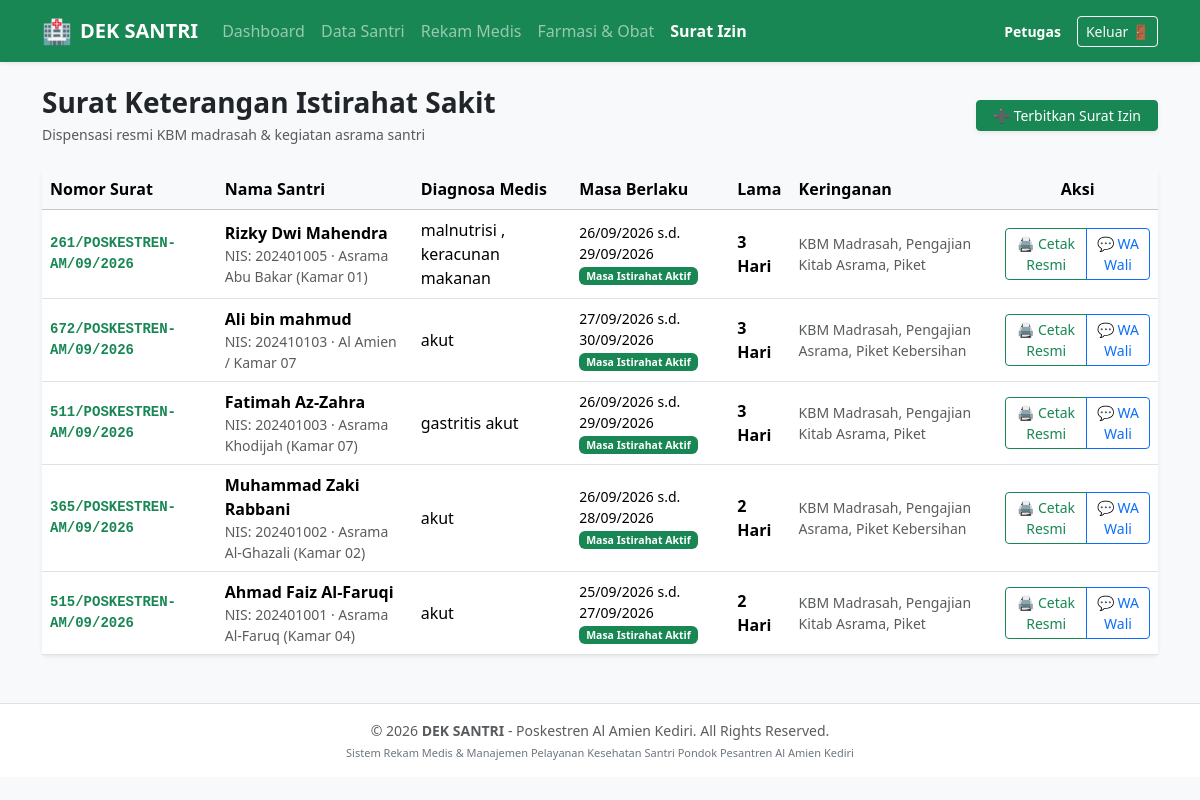
Page /surat_izin.php on the committed database.
### tables this page shows
CREATE TABLE `surat_izin_sakit` (
  `id_surat` int(11) NOT NULL,
  `nomor_surat` varchar(50) NOT NULL,
  `id_rm` int(11) NOT NULL,
  `id_santri` int(11) NOT NULL,
  `tanggal_mulai` date NOT NULL,
  `tanggal_selesai` date NOT NULL,
  `jumlah_hari` int(11) NOT NULL,
  `keringanan` text NOT NULL,
  `petugas_pemberi_izin` varchar(100) NOT NULL,
  `catatan` text DEFAULT NULL
);

CREATE TABLE `santri` (
  `id_santri` int(11) NOT NULL,
  `nis` varchar(20) NOT NULL,
  `nama_lengkap` varchar(120) NOT NULL,
  `jenis_kelamin` enum('L','P') NOT NULL,
  `tempat_lahir` varchar(60) NOT NULL,
  `tanggal_lahir` date NOT NULL,
  `asrama` varchar(100) NOT NULL,
  `komplek` enum('Putra','Putri') NOT NULL,
  `kelas` varchar(50) NOT NULL,
  `golongan_darah` enum('A','B','AB','O','Belum Tahu') DEFAULT 'Belum Tahu',
  `berat_badan` decimal(5,2) DEFAULT 0.00,
  `tinggi_badan` decimal(5,2) DEFAULT 0.00,
  `riwayat_alergi` text DEFAULT NULL,
  `riwayat_penyakit_khusus` text DEFAULT NULL,
  `nama_wali` varchar(100) NOT NULL,
  `no_hp_wali` varchar(20) NOT NULL,
  `alamat_asal` text NOT NULL,
  `status` enum('Aktif','Alumni','Cuti Sakit') DEFAULT 'Aktif',
  `created_at` timestamp NOT NULL DEFAULT current_timestamp()
);

CREATE TABLE `rekam_medis` (
  `id_rm` int(11) NOT NULL,
  `nomor_rm` varchar(30) NOT NULL,
  `id_santri` int(11) NOT NULL,
  `id_petugas` int(11) DEFAULT NULL,
  `tanggal_kunjungan` datetime NOT NULL DEFAULT current_timestamp(),
  `keluhan_utama` text NOT NULL,
  `anamnesa` text NOT NULL,
  `tekanan_darah` varchar(20) DEFAULT NULL,
  `berat_badan` decimal(5,2) DEFAULT 0.00,
  `tinggi_badan` decimal(5,2) DEFAULT 0.00,
  `imt` decimal(4,1) DEFAULT 0.0,
  `status_gizi` varchar(50) DEFAULT NULL,
  `suhu_tubuh` decimal(4,1) NOT NULL,
  `nadi` int(11) DEFAULT NULL,
  `laju_nafas` int(11) DEFAULT NULL,
  `berat_badan_kunjungan` decimal(5,2) DEFAULT NULL,
  `diagnosis_utama` varchar(150) NOT NULL,
  `kode_icd10` varchar(10) DEFAULT NULL,
  `tindakan_medis` enum('Rawat Jalan','Istirahat di Asrama','Rawat Inap Poskestren','Rujuk ke Puskesmas','Rujuk ke Rumah Sakit') NOT NULL,
  `durasi_istirahat_hari` int(11) DEFAULT 0,
  `lokasi_rujukan` varchar(100) DEFAULT NULL,
  `catatan_edukasi` text DEFAULT NULL,
  `status_pemeriksaan` enum('Selesai','Observasi','Dirujuk') DEFAULT 'Selesai',
  `created_at` timestamp NOT NULL DEFAULT current_timestamp()
);

### surat_izin.php (the view, shortened to what this page needs)
<?php
require_once 'config.php';
$stmt = $pdo->query("
    SELECT sis.*, s.nama_lengkap, s.nis, s.asrama, s.kelas, s.no_hp_wali, rm.diagnosis_utama
    FROM surat_izin_sakit sis
    JOIN santri s ON sis.id_santri = s.id_santri
    LEFT JOIN rekam_medis rm ON sis.id_rm = rm.id_rm
    ORDER BY sis.id_surat DESC
");
$daftarSurat = $stmt->fetchAll();
?>
<!DOCTYPE html>
<html lang="id">
<head>
    <link href="https://cdn.jsdelivr.net/npm/bootstrap@5.3.3/dist/css/bootstrap.min.css" rel="stylesheet">
</head>
<body class="bg-light">
<?php renderNavbar('surat_izin'); ?>
<main class="container my-4">
    <div class="d-flex flex-wrap justify-content-between align-items-center mb-4">
        <div>
            <h1 class="h3 fw-bold text-dark mb-1">Surat Keterangan Istirahat Sakit</h1>
            <p class="text-muted small mb-0">Dispensasi resmi KBM madrasah & kegiatan asrama santri</p>
        </div>
        <button type="button" class="btn btn-success btn-sm px-3 shadow-sm" data-bs-toggle="modal" data-bs-target="#modalTambahSurat">
            ➕ Terbitkan Surat Izin
        </button>
    </div>
    <div class="card shadow-sm border-0">
        <div class="card-body p-0">
            <div class="table-responsive">
                <table class="table table-hover align-middle mb-0">
                    <thead class="table-light">
                        <tr>
                            <th>Nomor Surat</th>
                            <th>Nama Santri</th>
                            <th>Diagnosa Medis</th>
                            <th>Masa Berlaku</th>
                            <th>Lama</th>
                            <th>Keringanan</th>
                            <th class="text-center">Aksi</th>
                        </tr>
                    </thead>
                    <tbody>
                        <?php if (empty($daftarSurat)): ?>
                            <tr><td colspan="7" class="text-center py-4 text-muted">Belum ada surat izin yang diterbitkan.</td></tr>
                        <?php else: foreach ($daftarSurat as $s):
                            $isExpired = date('Y-m-d') > $s['tanggal_selesai'];
                        ?>
                            <tr>
                                <td class="font-monospace small fw-bold text-success">
                                    <?= htmlspecialchars($s['nomor_surat']) ?>
                                </td>
                                <td>
                                    <div class="fw-bold"><?= htmlspecialchars($s['nama_lengkap']) ?></div>
                                    <div class="small text-muted">NIS: <?= htmlspecialchars($s['nis']) ?> · <?= htmlspecialchars($s['asrama']) ?></div>
                                </td>
                                <td><?= htmlspecialchars($s['diagnosis_utama'] ?: 'Pemeriksaan Poskestren') ?></td>
                                <td class="small">
                                    <div><?= date('d/m/Y', strtotime($s['tanggal_mulai'])) ?> s.d. <?= date('d/m/Y', strtotime($s['tanggal_selesai'])) ?></div>
                                    <span class="badge <?= $isExpired ? 'bg-secondary' : 'bg-success' ?>">
                                        <?= $isExpired ? 'Selesai' : 'Masa Istirahat Aktif' ?>
                                    </span>
                                </td>
                                <td class="fw-bold"><?= $s['jumlah_hari'] ?> Hari</td>
                                <td class="small text-muted"><?= htmlspecialchars($s['keringanan']) ?></td>
                                <td class="text-center">
                                    <div class="btn-group btn-group-sm">
                                        <a href="cetak_surat.php?id_rm=<?= $s['id_rm'] ?>" target="_blank" class="btn btn-outline-success">
                                            🖨️ Cetak Resmi
                                        </a>
                                        <?php if ($s['no_hp_wali']): ?>
                                            <a href="https://wa.me/<?= preg_replace('/[^0-9]/', '', $s['no_hp_wali']) ?>" target="_blank" class="btn btn-outline-primary" title="Hubungi Wali Santri">
                                                💬 WA Wali
                                            </a>
                                        <?php endif; ?>
                                    </div>
                                </td>
                            </tr>
                        <?php endforeach; endif; ?>
                    </tbody>
                </table>
            </div>
        </div>
    </div>
</main>
<?php renderFooter(); ?>
</body>
</html>

### config.php (shortened to what this page needs)
<?php
function getPetugas() {
    return $_SESSION['user_poskestren'] ?? null;
}
function getRole() {
    return $_SESSION['user_poskestren']['profesi'] ?? '';
}
function renderNavbar($activeMenu = '') {
    $petugas = getPetugas();
    $role = getRole();
    $nama = $petugas['nama_lengkap'] ?? 'Petugas';
    echo '
    <nav class="navbar navbar-expand-lg navbar-dark bg-success shadow-sm sticky-top">
        <div class="container">
            <a class="navbar-brand fw-bold d-flex align-items-center gap-2" href="index.php">
                <span class="fs-4">🏥</span>
                <span>DEK SANTRI</span>
            </a>
            <button class="navbar-toggler" type="button" data-bs-toggle="collapse" data-bs-target="#navMain">
                <span class="navbar-toggler-icon"></span>
            </button>
            <div class="collapse navbar-collapse" id="navMain">
                <ul class="navbar-nav me-auto mb-2 mb-lg-0">
                    <li class="nav-item"><a class="nav-link ' . ($activeMenu == 'dashboard' ? 'active fw-bold' : '') . '" href="index.php">Dashboard</a></li>
                    <li class="nav-item"><a class="nav-link ' . ($activeMenu == 'santri' ? 'active fw-bold' : '') . '" href="santri.php">Data Santri</a></li>
                    <li class="nav-item"><a class="nav-link ' . ($activeMenu == 'rekam_medis' ? 'active fw-bold' : '') . '" href="rekam_medis.php">Rekam Medis</a></li>
                    <li class="nav-item"><a class="nav-link ' . ($activeMenu == 'obat' ? 'active fw-bold' : '') . '" href="obat.php">Farmasi & Obat</a></li>
                    <li class="nav-item"><a class="nav-link ' . ($activeMenu == 'surat_izin' ? 'active fw-bold' : '') . '" href="surat_izin.php">Surat Izin</a></li>';
    echo '      </ul>
                <div class="d-flex align-items-center gap-2">
                    <div class="text-white text-end d-none d-md-block">
                        <div class="fw-bold small">' . htmlspecialchars($nama) . '</div>
                        <span class="badge bg-light text-success fw-bold" style="font-size: 10px;">' . htmlspecialchars($role) . '</span>
                    </div>
                    <a href="logout.php" onclick="return confirm(\'Keluar dari sistem?\')" class="btn btn-outline-light btn-sm ms-2">
                        Keluar 🚪
                    </a>
                </div>
            </div>
        </div>
    </nav>';
}
function renderFooter() {
    $tahun = date('Y');
    echo '
    <footer class="bg-white border-top py-3 mt-5 text-center text-muted small">
        <div class="container">
            <div>
                &copy; ' . $tahun . ' <strong>' . APP_NAME . '</strong> - ' . INSTANSI_NAME . '. All Rights Reserved.
            </div>
            <div style="font-size: 11px;" class="text-secondary mt-1">
                Sistem Rekam Medis & Manajemen Pelayanan Kesehatan Santri Pondok Pesantren Al Amien Kediri
            </div>
        </div>
    </footer>';
}
?>

### rows in the picture
surat_izin_sakit: nomor_surat "261/POSKESTREN-AM/09/2026", id_santri.nama_lengkap "Rizky Dwi Mahendra", id_santri.nis "202401005", id_santri.asrama "Asrama Abu Bakar (Kamar 01)", id_rm.diagnosis_utama "malnutrisi , keracunan makanan", tanggal_mulai "26/09/2026", tanggal_selesai "29/09/2026", shows "Masa Istirahat Aktif", jumlah_hari "3", keringanan "KBM Madrasah, Pengajian Kitab Asrama, Piket"
surat_izin_sakit: nomor_surat "672/POSKESTREN-AM/09/2026", id_santri.nama_lengkap "Ali bin mahmud", id_santri.nis "202410103", id_santri.asrama "Al Amien / Kamar 07", id_rm.diagnosis_utama "akut", tanggal_mulai "27/09/2026", tanggal_selesai "30/09/2026", shows "Masa Istirahat Aktif", jumlah_hari "3", keringanan "KBM Madrasah, Pengajian Asrama, Piket Kebersihan"
surat_izin_sakit: nomor_surat "511/POSKESTREN-AM/09/2026", id_santri.nama_lengkap "Fatimah Az-Zahra", id_santri.nis "202401003", id_santri.asrama "Asrama Khodijah (Kamar 07)", id_rm.diagnosis_utama "gastritis akut", tanggal_mulai "26/09/2026", tanggal_selesai "29/09/2026", shows "Masa Istirahat Aktif", jumlah_hari "3", keringanan "KBM Madrasah, Pengajian Kitab Asrama, Piket"
surat_izin_sakit: nomor_surat "365/POSKESTREN-AM/09/2026", id_santri.nama_lengkap "Muhammad Zaki Rabbani", id_santri.nis "202401002", id_santri.asrama "Asrama Al-Ghazali (Kamar 02)", id_rm.diagnosis_utama "akut", tanggal_mulai "26/09/2026", tanggal_selesai "28/09/2026", shows "Masa Istirahat Aktif", jumlah_hari "2", keringanan "KBM Madrasah, Pengajian Asrama, Piket Kebersihan"
surat_izin_sakit: nomor_surat "515/POSKESTREN-AM/09/2026", id_santri.nama_lengkap "Ahmad Faiz Al-Faruqi", id_santri.nis "202401001", id_santri.asrama "Asrama Al-Faruq (Kamar 04)", id_rm.diagnosis_utama "akut", tanggal_mulai "25/09/2026", tanggal_selesai "27/09/2026", shows "Masa Istirahat Aktif", jumlah_hari "2", keringanan "KBM Madrasah, Pengajian Kitab Asrama, Piket"

### other values in the picture
$nama "Petugas"
APP_NAME "DEK SANTRI"
INSTANSI_NAME "Poskestren Al Amien Kediri"
